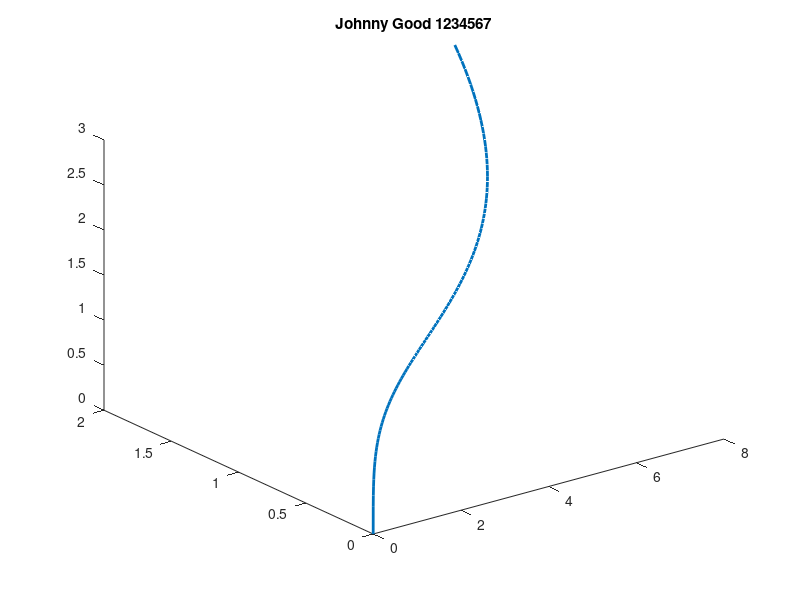

The MATLAB source for this figure:
clear; clc; close all;

% Description: Reads data from file and plots a vector valued function.

% %% Generate random data
% 
%  N = 100;
%  t = linspace(0,1,N);
%  P = t.^2;
%  Q = t.^4;
%  R = sqrt(t);
%  
%  data = [P' Q' R' t'];
%  save('data_file.txt','data','-ascii')
 
 %% Read and plot the data
 data = load('data_file.txt');
 
 P = data(:,1); Q = data(:,2); R = data(:,3); t = data(:,4);
 
 u = 8*P;
 v = 2*Q;
 w = 3*R;
 
 plot3(u,v,w,'LineWidth',2)
 
 firstName      = 'Johnny';
 lastName       = 'Good';
 studentNumber  = '1234567';
 plotTitle      = [firstName,' ',lastName,' ',studentNumber];
 
 title(plotTitle)
 saveas(gca,'plot.png')